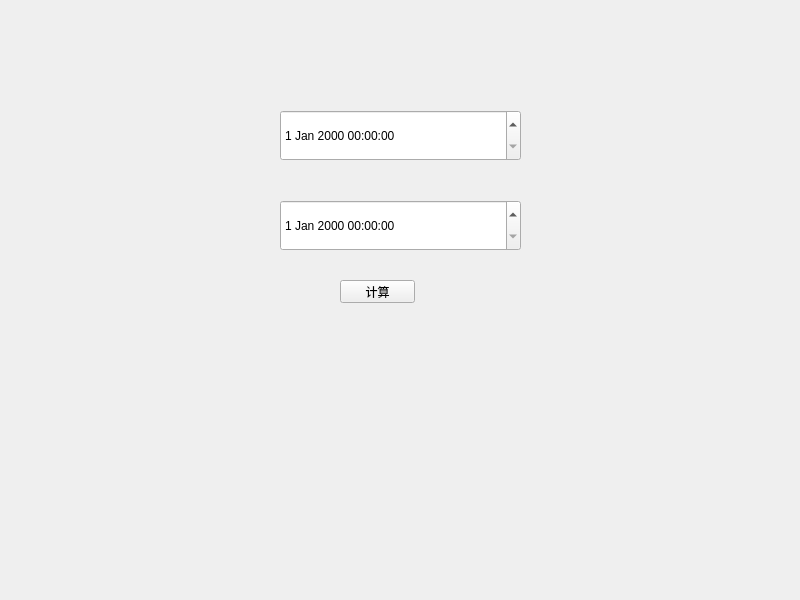
<?xml version="1.0" encoding="UTF-8"?>
<ui version="4.0">
 <class>Widget</class>
 <widget class="QWidget" name="Widget">
  <property name="geometry">
   <rect>
    <x>0</x>
    <y>0</y>
    <width>800</width>
    <height>600</height>
   </rect>
  </property>
  <property name="windowTitle">
   <string>Widget</string>
  </property>
  <widget class="QDateTimeEdit" name="dateTimeEdit">
   <property name="geometry">
    <rect>
     <x>280</x>
     <y>110</y>
     <width>241</width>
     <height>51</height>
    </rect>
   </property>
  </widget>
  <widget class="QDateTimeEdit" name="dateTimeEdit_2">
   <property name="geometry">
    <rect>
     <x>280</x>
     <y>200</y>
     <width>241</width>
     <height>51</height>
    </rect>
   </property>
  </widget>
  <widget class="QPushButton" name="pushButton">
   <property name="geometry">
    <rect>
     <x>340</x>
     <y>280</y>
     <width>75</width>
     <height>23</height>
    </rect>
   </property>
   <property name="text">
    <string>计算</string>
   </property>
  </widget>
  <widget class="QLabel" name="label">
   <property name="geometry">
    <rect>
     <x>290</x>
     <y>340</y>
     <width>261</width>
     <height>71</height>
    </rect>
   </property>
   <property name="text">
    <string/>
   </property>
  </widget>
 </widget>
 <resources/>
 <connections/>
</ui>
